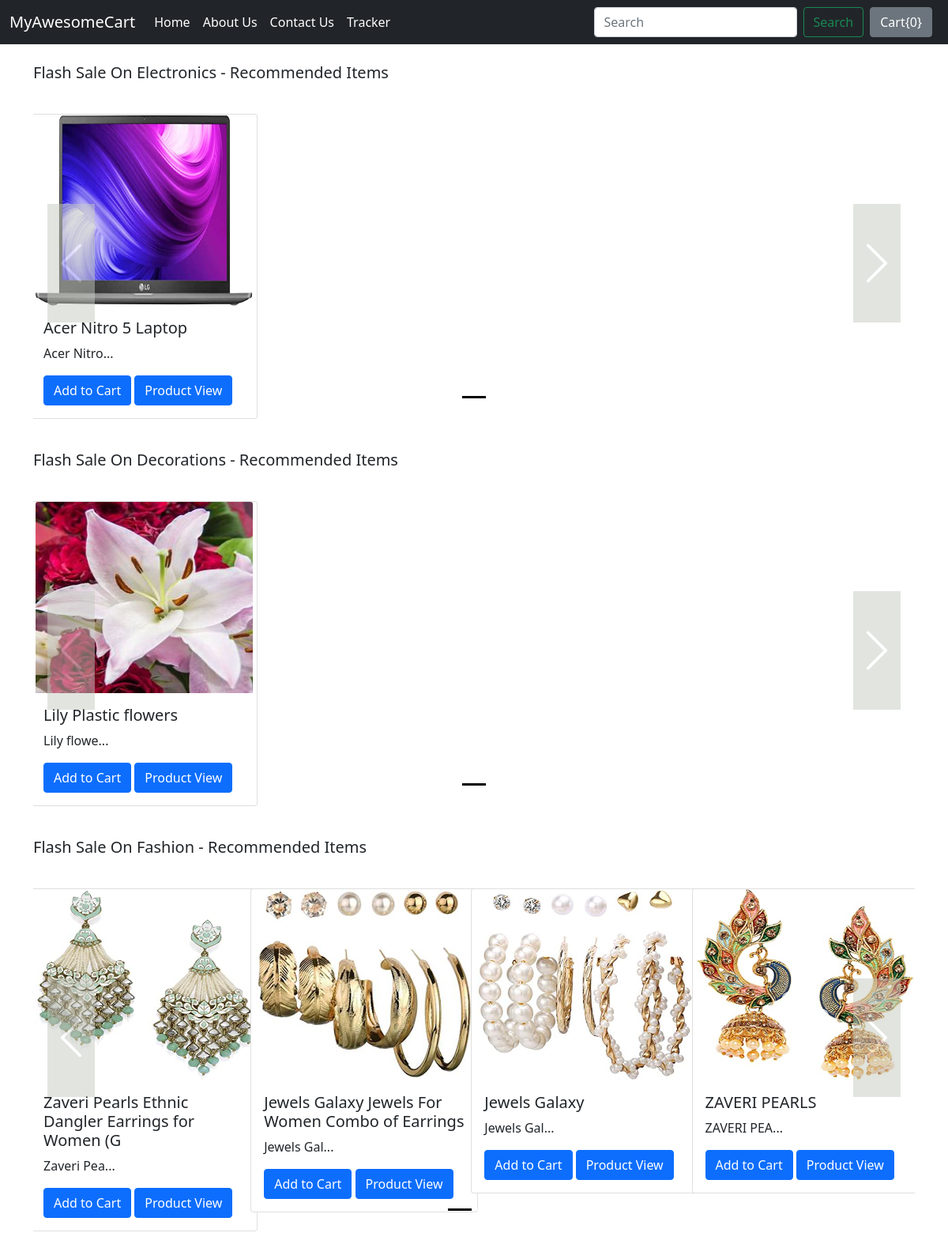
Page /shop/ on the earlier database version.
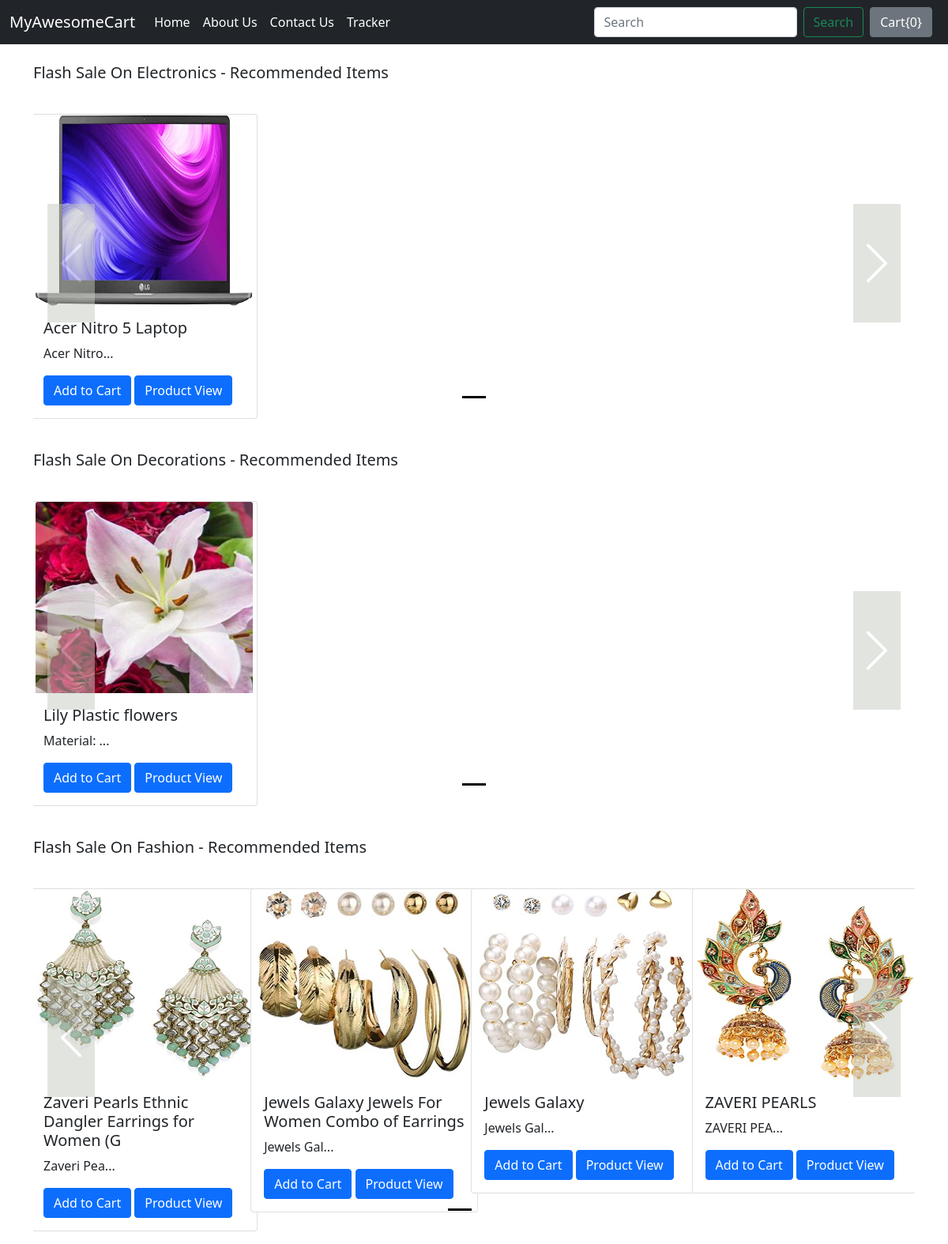
Same page on the later database version.
### shop/models.py (models this page shows, shortened)
class Product(models.Model):
    product_id = models.AutoField
    product_name = models.CharField(max_length=70)
    category = models.CharField(max_length=50, default="")
    subcategory = models.CharField(max_length=50, default="")
    price = models.IntegerField(default=0)
    desc = models.CharField(max_length=1000)
    pub_data = models.DateField()
    image = models.ImageField(upload_to = "shop/images",default="")

### shop/views.py (the view)
# urls.py: path("", views.index, name="ShopHome"),
def index(request):
    allProds = []
    catprods = Product.objects.values('category', 'id')
    cats = {item['category'] for item in catprods}
    for cat in cats:
        prod = Product.objects.filter(category=cat)
        n = len(prod)
        nSlides = n // 4 + ceil((n / 4) - (n // 4))
        allProds.append([prod, range(1, nSlides), nSlides])
    params = {'allProds': allProds}
    return render(request, 'shop/index.html', params)

### shop/templates/shop/index.html (shortened to what this page needs)
{% extends 'shop/basic.html' %}
{% block body %}
{% load static %}
<div class="container">
  {% for product, range, nSlides in allProds %}
  <h5 class="my-4">Flash Sale On {{product.0.category}} - Recommended Items</h5>
  <div class="row">
    <div id="demo{{forloop.counter}}" class="col carousel slide my-3" data-bs-ride="carousel">
      <ul class="carousel-indicators">
        <li data-bs-target="#demo{{forloop.counter}}" data-bs-slide-to="0" class="active"></li>
        {% for i in range %}
        <li data-bs-target="#demo{{forloop.parentloop.counter}}" data-bs-slide-to={{i}}></li>
        {% endfor %}
      </ul>
      <div class="container carousel-inner no-padding">
        <div class="carousel-item active">
          {% for i in product %}
          <div class="col-xs-3 col-sm-3 col-md-3">
            <div class="card" style="width: 18rem;">
              <img src="/media/{{i.image}}" class="card-img-top" alt="...">
              <div class="card-body">
                <h5 class="card-title">{{i.product_name|slice:'0:50'}}</h5>
                <p class="card-text">{{i.desc|slice:'0:10'}}...</p>
                <button id="pr{{i.id}}" class="btn btn-primary cart">Add to Cart</button>
                <a href="/shop/products/{{i.id}}"><button id="pv{{i.id}}" class="btn btn-primary">Product View</button></a>
              </div>
            </div>
          </div>
          {% if forloop.counter|divisibleby:4 and forloop.counter > 0 and not forloop.last %}
        </div>
        <div class="carousel-item">
          {% endif %}
          {% endfor %}
        </div>
      </div>
    </div>
    <a class="carousel-control-prev" href="#demo{{forloop.counter}}" data-bs-slide="prev">
      <span class="carousel-control-prev-icon"></span>
    </a>
    <a class="carousel-control-next" href="#demo{{forloop.counter}}" data-bs-slide="next">
      <span class="carousel-control-next-icon"></span>
    </a>
  </div>
  {% endfor %}
</div>
{% endblock %}

### shop/templates/shop/basic.html (shortened to what this page needs)
<!doctype html>
<html lang="en">
<head>
  <link href="https://cdn.jsdelivr.net/npm/bootstrap@5.1.1/dist/css/bootstrap.min.css" rel="stylesheet"
>
</head>
<body>
  <nav class="navbar navbar-expand-lg navbar-dark bg-dark">
    <div class="container-fluid">
      <a class="navbar-brand" href="#">MyAwesomeCart</a>
      <div class="collapse navbar-collapse" id="navbarSupportedContent">
        <ul class="navbar-nav me-auto mb-2 mb-lg-0">
          <li class="nav-item">
            <a class="nav-link active" aria-current="page" href="/shop">Home</a>
          </li>
          <li class="nav-item">
            <a class="nav-link active" aria-current="page" href="/shop/about">About Us</a>
          </li>
          <li class="nav-item">
            <a class="nav-link active" aria-current="page" href="/shop/contact">Contact Us</a>
          </li>
          <li class="nav-item">
            <a class="nav-link active" aria-current="page" href="/shop/tracker">Tracker</a>
          </li>
        </ul>
        <form class="d-flex">
          <input class="form-control me-2" type="search" placeholder="Search" aria-label="Search">
          <button class="btn btn-outline-success" type="submit">Search</button>
        </form>
        <button type="button" class="btn btn-secondary mx-2" data-bs-container="body" id="popcart" data-bs-toggle="popover" data-bs-placement="bottom" data-bs-trigger="focus">
          Cart{<span id="cart">0</span>}
        </button>
      </div>
    </div>
  </nav>
  {% block body %} {% endblock %}
</body>
</html>

### shop/templates/shop/index.html (style rules this page uses)
.col-md-3 { display: inline-block; margin-left: -4px; }
.col-md-3 img { align-self: center; max-width: 275px; height: 242px; align-items: center; }
body .carousel-indicators .active { background-color: black; }
body .carousel-indicators { bottom: 0; }
body .no-padding { padding-left: 0; padding-right: 0; }
body .carousel-control-prev-icon, body .carousel-control-next-icon { background-color: rgb(198, 201, 192); padding-top: 150px; padding-left: 30px; padding-right: 30px; }
.carousel-control-prev, .carousel-control-next { top: auto; bottom: auto; padding-top: 130px; }

Differences in the rows shown:
changed Product "Lily Plastic flowers": desc "Lily flowe" → "Material:"
